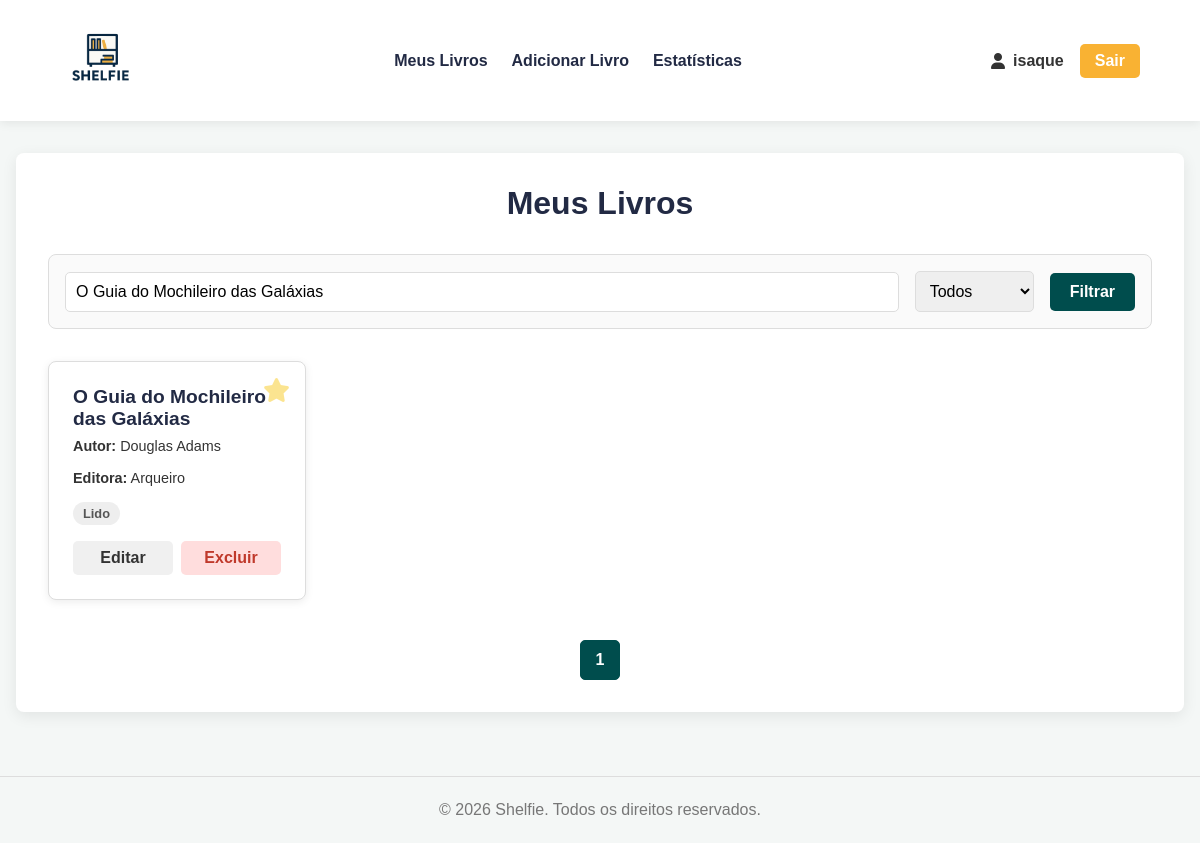
Page /app/meus_livros.php?busca=O Guia do Mochileiro das Galáxias (signed in) on the committed database.
### tables this page shows
CREATE TABLE IF NOT EXISTS livros (
    id INT AUTO_INCREMENT PRIMARY KEY,
    id_usuario INT NOT NULL,
    titulo VARCHAR(255) NOT NULL,
    autor VARCHAR(150) NOT NULL,
    editora VARCHAR(150) DEFAULT NULL,
    categoria VARCHAR(100) DEFAULT NULL,
    andamento ENUM('Quero Ler', 'Lendo', 'Lido', 'Abandonei') NOT NULL DEFAULT 'Quero Ler',
    nota TINYINT DEFAULT NULL,
    resenha TEXT DEFAULT NULL,
    favorito TINYINT(1) NOT NULL DEFAULT 0,
    data_adicao DATETIME DEFAULT CURRENT_TIMESTAMP,
    FOREIGN KEY (id_usuario) REFERENCES usuarios(id) ON DELETE CASCADE
);

### app/meus_livros.php (the view, shortened to what this page needs)
<?php
include 'templates/header.php';
require 'conexao.php';
$limit = 8;
$page = isset($_GET['page']) ? (int)$_GET['page'] : 1;
$offset = ($page > 0) ? ($page - 1) * $limit : 0;
$params = [$_SESSION['id_usuario']];
$sql = "SELECT SQL_CALC_FOUND_ROWS * FROM livros WHERE id_usuario = ?";
if (!empty($_GET['busca'])) {
    $sql .= " AND (titulo LIKE ? OR autor LIKE ?)";
    $params[] = '%' . $_GET['busca'] . '%';
    $params[] = '%' . $_GET['busca'] . '%';
}
$sql .= " ORDER BY data_adicao DESC LIMIT $limit OFFSET $offset";
$stmt = $pdo->prepare($sql);
$stmt->execute($params);
$livros = $stmt->fetchAll(PDO::FETCH_ASSOC);
$total_livros = $pdo->query("SELECT FOUND_ROWS()")->fetchColumn();
$total_pages = ceil($total_livros / $limit);
?>
<div class="container page-container">
    <h1>Meus Livros</h1>
    <div class="search-filter-box">
        <form action="meus_livros.php" method="GET">
             <input type="text" name="busca" placeholder="Buscar por título ou autor..." value="<?= htmlspecialchars($_GET['busca'] ?? '') ?>">
            <select name="filtro_status">
                <option value="">Todos</option>
            </select>
            <button type="submit">Filtrar</button>
        </form>
    </div>
<div class="livros-grid">
    <?php foreach ($livros as $livro): ?>
        <div class="livro-card">
            <div class="card-favorito">
                <a href="processa_favorito.php?id=<?= $livro['id'] ?>">
                    <i class="<?= $livro['favorito'] ? 'fa-solid fa-star' : 'fa-regular fa-star' ?>"></i>
                </a>
            </div>
            <h4><?= htmlspecialchars($livro['titulo']) ?></h4>
            <p><strong>Autor:</strong> <?= htmlspecialchars($livro['autor']) ?></p>
            <?php if (!empty($livro['editora'])): ?>
                <p><strong>Editora:</strong> <?= htmlspecialchars($livro['editora']) ?></p>
            <?php endif; ?>
            <span class="status-tag"><?= htmlspecialchars($livro['andamento']) ?></span>
            <div class="card-actions">
                <a href="editar_livro.php?id=<?= $livro['id'] ?>" class="btn-edit">Editar</a>
                <a href="processa_exclusao.php?id=<?= $livro['id'] ?>" class="btn-delete" onclick="return confirm('Tem certeza que deseja excluir este livro?')">Excluir</a>
            </div>
        </div>
    <?php endforeach; ?>
</div>
    <div class="pagination">
        <?php for ($i = 1; $i <= $total_pages; $i++): ?>
            <a href="?page=<?= $i ?>&busca=<?= htmlspecialchars($_GET['busca'] ?? '') ?>&filtro_status=<?= htmlspecialchars($_GET['filtro_status'] ?? '') ?>" class="<?= $page == $i ? 'active' : '' ?>"><?= $i ?></a>
        <?php endfor; ?>
    </div>
</div>
<?php include 'templates/footer.php'; ?>

### app/css/style.css (style rules this page uses)
:root { --cor-principal: #004d4d; --cor-secundaria: #222a44; --cor-destaque: #f9b233; --cor-fundo: #f4f7f6; --cor-texto: #333; --cor-branca: #FFFFFF; --cor-borda: #ddd; --cor-sombra: rgba(0, 0, 0, 0.08); --cor-favorito: #f9ca24; }
* { margin: 0; padding: 0; box-sizing: border-box; font-family: 'Montserrat', sans-serif; }
body { background-color: var(--cor-fundo); color: var(--cor-texto); display: flex; flex-direction: column; min-height: 100vh; }
.container { width: 90%; max-width: 1200px; margin: 0 auto; }
a { text-decoration: none; color: var(--cor-principal); transition: color 0.3s ease; }
h1 { color: var(--cor-secundaria); margin-bottom: 2rem; text-align: center; }
.page-container { width: 100%; max-width: 1200px; margin: 0 auto; padding: 2rem; background-color: var(--cor-branca); border-radius: 8px; box-shadow: 0 4px 15px var(--cor-sombra); }
.search-filter-box { margin-bottom: 2rem; padding: 1rem; background-color: #fafafa; border-radius: 8px; border: 1px solid var(--cor-borda); }
.search-filter-box form { display: flex; gap: 1rem; align-items: center; }
.search-filter-box input, .search-filter-box select { padding: 10px; border: 1px solid var(--cor-borda); border-radius: 5px; font-size: 1rem; }
.search-filter-box input { flex: 1; }
.search-filter-box button { padding: 10px 20px; border: none; border-radius: 5px; background-color: var(--cor-principal); color: var(--cor-branca); font-size: 1rem; cursor: pointer; font-weight: 600; }
.livros-grid { display: grid; grid-template-columns: repeat(auto-fill, minmax(250px, 1fr)); gap: 1.5rem; }
.livro-card { background-color: var(--cor-branca); border: 1px solid var(--cor-borda); border-radius: 8px; padding: 1.5rem; box-shadow: 0 2px 8px var(--cor-sombra); position: relative; display: flex; flex-direction: column; }
.livro-card h4 { color: var(--cor-secundaria); margin-bottom: 0.5rem; font-size: 1.2rem; }
.livro-card p { margin-bottom: 1rem; font-size: 0.9rem; }
.status-tag { align-self: flex-start; background-color: #eee; color: #555; padding: 4px 10px; border-radius: 15px; font-size: 0.8rem; font-weight: 600; margin-bottom: 1rem; }
.card-favorito { position: absolute; top: 15px; right: 15px; font-size: 1.5rem; }
.card-favorito a { color: var(--cor-favorito); opacity: 0.5; }
.card-favorito .fa-solid { opacity: 1; }
.card-actions { margin-top: auto; display: flex; gap: 0.5rem; }
.card-actions a { padding: 8px 12px; border-radius: 5px; text-align: center; font-weight: 600; flex: 1; }
.btn-edit { background-color: #f0f0f0; color: var(--cor-texto); }
.btn-delete { background-color: #ffdddd; color: #c0392b; }
.pagination { display: flex; justify-content: center; gap: 0.5rem; margin-top: 2.5rem; }
.pagination a { color: var(--cor-principal); padding: 10px 15px; border: 1px solid var(--cor-borda); border-radius: 5px; font-weight: 600; }
.pagination a.active { background-color: var(--cor-principal); color: var(--cor-branca); border-color: var(--cor-principal); }

### rows in the picture
livros: favorito 1 (drawn), titulo "O Guia do Mochileiro das Galáxias", autor "Douglas Adams", editora "Arqueiro", andamento "Lido"

### other values in the picture
$nome_usuario "isaque"
